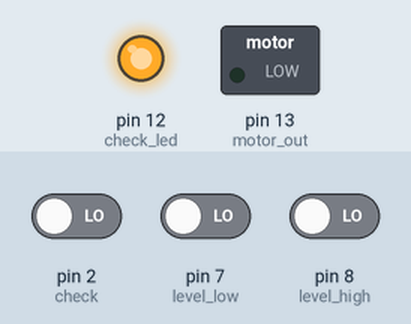
Recording of a sketch running on a simulated Arduino Uno, built with avr-gcc and run on an emulated ATmega328P. Parts: switched loads named in the sketch (green lamp = pin HIGH), output pins drawn as LEDs (lit = HIGH). Inputs (shaded band) come from the test bench; at power-on: pin 2 (check) LOW, pin 8 (level_high) LOW, pin 7 (level_low) LOW.

Above: at 1.2 s.
1.3 s: pin 2 (check) driven HIGH
At 2.2 s:
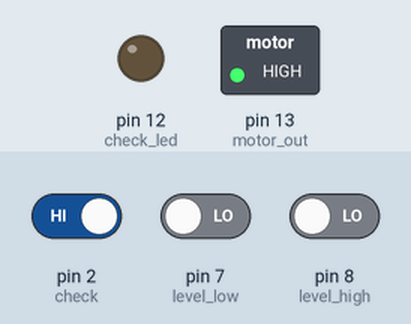
2.8 s: pin 8 (level_high) driven HIGH
At 3.8 s:
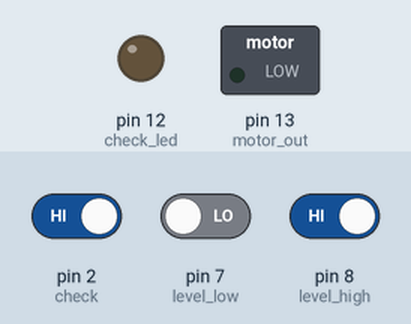
4.8 s: pin 8 (level_high) driven LOW
At 6.0 s:
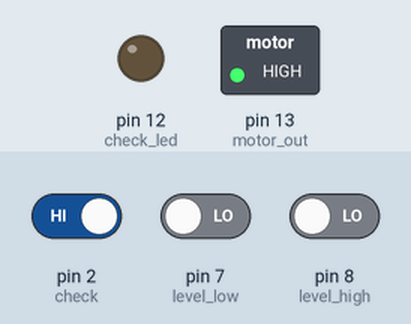
6.3 s: pin 2 (check) driven LOW
At 7.6 s:
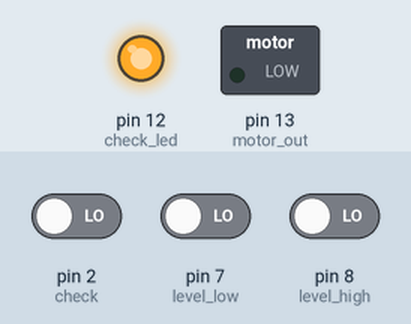
Timing chart, 0 to 9.3 s (numbered marks = the images above; inputs shaded):
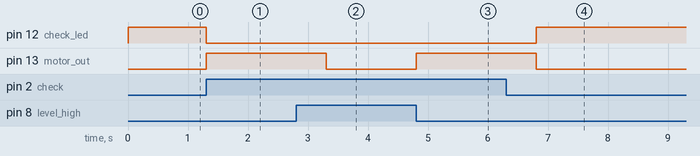

The sketch:

AutomatedWatePump.ino
```cpp
// (licence header left out)
int motor_out = 13;
int level_high = 8;
int level_low = 7;
int check = 2;
int check_led = 12;

void setup(){
pinMode(motor_out, OUTPUT);
pinMode(check_led, OUTPUT);
pinMode(level_high, INPUT);
pinMode(level_low, INPUT);
pinMode(check, INPUT);

}

void loop (){

if (digitalRead(check) == HIGH) {
    digitalWrite(check_led , LOW);
    if ((((digitalRead(level_high) == LOW) && (digitalRead(level_low) == LOW)))) {
        while (((digitalRead(level_high) == LOW) && (digitalRead(check) == HIGH))) {
            digitalWrite(motor_out, HIGH);
            delay (1000);
         }
    } else {
    	digitalWrite(motor_out, LOW);
    }
  } else {
    digitalWrite(motor_out, LOW);
	digitalWrite(check_led, HIGH);
     }

}
```

Measured:
- after the input at 1.3 s, pin 12 (check_led): HIGH → LOW at once; pin 13 (motor_out): LOW → HIGH at once
- after the input at 2.8 s, pin 13 (motor_out): HIGH → LOW after 0.50 s
- after the input at 4.8 s, pin 13 (motor_out): LOW → HIGH at once
- after the input at 6.3 s, pin 12 (check_led): LOW → HIGH after 0.50 s; pin 13 (motor_out): HIGH → LOW after 0.50 s
